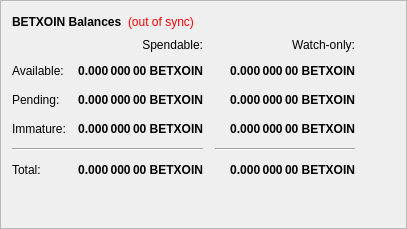
        <widget class="QFrame" name="frame">
         <property name="frameShape">
          <enum>QFrame::StyledPanel</enum>
         </property>
         <property name="frameShadow">
          <enum>QFrame::Raised</enum>
         </property>
         <layout class="QVBoxLayout" name="verticalLayout_4">
          <item>
           <layout class="QHBoxLayout" name="horizontalLayout_4">
            <item>
             <widget class="QLabel" name="label_5">
              <property name="font">
               <font>
                <weight>75</weight>
                <bold>true</bold>
               </font>
              </property>
              <property name="text">
               <string>BETXOIN Balances</string>
              </property>
             </widget>
            </item>
            <item>
             <widget class="QLabel" name="labelWalletStatus">
              <property name="cursor">
               <cursorShape>WhatsThisCursor</cursorShape>
              </property>
              <property name="toolTip">
               <string>The displayed information may be out of date. Your wallet automatically synchronizes with the BETXOIN network after a connection is established, but this process has not completed yet.</string>
              </property>
              <property name="styleSheet">
               <string notr="true">QLabel { color: red; }</string>
              </property>
              <property name="text">
               <string notr="true">(out of sync)</string>
              </property>
              <property name="alignment">
               <set>Qt::AlignLeading|Qt::AlignLeft|Qt::AlignVCenter</set>
              </property>
             </widget>
            </item>
            <item>
             <spacer name="horizontalSpacer_3">
              <property name="orientation">
               <enum>Qt::Horizontal</enum>
              </property>
              <property name="sizeHint" stdset="0">
               <size>
                <width>40</width>
                <height>20</height>
               </size>
              </property>
             </spacer>
            </item>
           </layout>
          </item>
          <item>
           <layout class="QGridLayout" name="gridLayout">
            <property name="spacing">
             <number>12</number>
            </property>
            <item row="2" column="2">
             <widget class="QLabel" name="labelWatchPending">
              <property name="font">
               <font>
                <weight>75</weight>
                <bold>true</bold>
               </font>
              </property>
              <property name="cursor">
               <cursorShape>IBeamCursor</cursorShape>
              </property>
              <property name="toolTip">
               <string>Unconfirmed transactions to watch-only addresses</string>
              </property>
              <property name="text">
               <string notr="true">0.000 000 00 BETXOIN</string>
              </property>
              <property name="alignment">
               <set>Qt::AlignRight|Qt::AlignTrailing|Qt::AlignVCenter</set>
              </property>
              <property name="textInteractionFlags">
               <set>Qt::LinksAccessibleByMouse|Qt::TextSelectableByKeyboard|Qt::TextSelectableByMouse</set>
              </property>
             </widget>
            </item>
            <item row="2" column="1">
             <widget class="QLabel" name="labelUnconfirmed">
              <property name="font">
               <font>
                <weight>75</weight>
                <bold>true</bold>
               </font>
              </property>
              <property name="cursor">
               <cursorShape>IBeamCursor</cursorShape>
              </property>
              <property name="toolTip">
               <string>Total of transactions that have yet to be confirmed, and do not yet count toward the spendable balance</string>
              </property>
              <property name="text">
               <string notr="true">0.000 000 00 BETXOIN</string>
              </property>
              <property name="alignment">
               <set>Qt::AlignRight|Qt::AlignTrailing|Qt::AlignVCenter</set>
              </property>
              <property name="textInteractionFlags">
               <set>Qt::LinksAccessibleByMouse|Qt::TextSelectableByKeyboard|Qt::TextSelectableByMouse</set>
              </property>
             </widget>
            </item>
            <item row="3" column="2">
             <widget class="QLabel" name="labelWatchImmature">
              <property name="font">
               <font>
                <weight>75</weight>
                <bold>true</bold>
               </font>
              </property>
              <property name="cursor">
               <cursorShape>IBeamCursor</cursorShape>
              </property>
              <property name="toolTip">
               <string>Staked or masternode rewards in watch-only addresses that has not yet matured</string>
              </property>
              <property name="text">
               <string notr="true">0.000 000 00 BETXOIN</string>
              </property>
              <property name="alignment">
               <set>Qt::AlignRight|Qt::AlignTrailing|Qt::AlignVCenter</set>
              </property>
              <property name="textInteractionFlags">
               <set>Qt::LinksAccessibleByMouse|Qt::TextSelectableByKeyboard|Qt::TextSelectableByMouse</set>
              </property>
             </widget>
            </item>
            <item row="4" column="0" colspan="2">
             <widget class="Line" name="lineSpendableBalance">
              <property name="orientation">
               <enum>Qt::Horizontal</enum>
              </property>
             </widget>
            </item>
            <item row="4" column="2">
             <widget class="Line" name="lineWatchBalance">
              <property name="sizePolicy">
               <sizepolicy hsizetype="Preferred" vsizetype="Fixed">
                <horstretch>0</horstretch>
                <verstretch>0</verstretch>
               </sizepolicy>
              </property>
              <property name="minimumSize">
               <size>
                <width>140</width>
                <height>0</height>
               </size>
              </property>
              <property name="orientation">
               <enum>Qt::Horizontal</enum>
              </property>
             </widget>
            </item>
            <item row="5" column="0">
             <widget class="QLabel" name="labelTotalText">
              <property name="text">
               <string>Total:</string>
              </property>
             </widget>
            </item>
            <item row="3" column="1">
             <widget class="QLabel" name="labelImmature">
              <property name="font">
               <font>
                <weight>75</weight>
                <bold>true</bold>
               </font>
              </property>
              <property name="cursor">
               <cursorShape>IBeamCursor</cursorShape>
              </property>
              <property name="toolTip">
               <string>Staked or masternode rewards that has not yet matured</string>
              </property>
              <property name="text">
               <string notr="true">0.000 000 00 BETXOIN</string>
              </property>
              <property name="alignment">
               <set>Qt::AlignRight|Qt::AlignTrailing|Qt::AlignVCenter</set>
              </property>
              <property name="textInteractionFlags">
               <set>Qt::LinksAccessibleByMouse|Qt::TextSelectableByKeyboard|Qt::TextSelectableByMouse</set>
              </property>
             </widget>
            </item>
            <item row="2" column="3">
             <spacer name="horizontalSpacer_2">
              <property name="orientation">
               <enum>Qt::Horizontal</enum>
              </property>
              <property name="sizeHint" stdset="0">
               <size>
                <width>40</width>
                <height>20</height>
               </size>
              </property>
             </spacer>
            </item>
            <item row="3" column="0">
             <widget class="QLabel" name="labelImmatureText">
              <property name="text">
               <string>Immature:</string>
              </property>
             </widget>
            </item>
            <item row="5" column="1">
             <widget class="QLabel" name="labelTotal">
              <property name="font">
               <font>
                <weight>75</weight>
                <bold>true</bold>
               </font>
              </property>
              <property name="cursor">
               <cursorShape>IBeamCursor</cursorShape>
              </property>
              <property name="toolTip">
               <string>Your current total balance</string>
              </property>
              <property name="text">
               <string notr="true">0.000 000 00 BETXOIN</string>
              </property>
              <property name="alignment">
               <set>Qt::AlignRight|Qt::AlignTrailing|Qt::AlignVCenter</set>
              </property>
              <property name="textInteractionFlags">
               <set>Qt::LinksAccessibleByMouse|Qt::TextSelectableByKeyboard|Qt::TextSelectableByMouse</set>
              </property>
             </widget>
            </item>
            <item row="5" column="2">
             <widget class="QLabel" name="labelWatchTotal">
              <property name="font">
               <font>
                <weight>75</weight>
                <bold>true</bold>
               </font>
              </property>
              <property name="cursor">
               <cursorShape>IBeamCursor</cursorShape>
              </property>
              <property name="toolTip">
               <string>Current total balance in watch-only addresses</string>
              </property>
              <property name="text">
               <string notr="true">0.000 000 00 BETXOIN</string>
              </property>
              <property name="alignment">
               <set>Qt::AlignRight|Qt::AlignTrailing|Qt::AlignVCenter</set>
              </property>
              <property name="textInteractionFlags">
               <set>Qt::LinksAccessibleByMouse|Qt::TextSelectableByKeyboard|Qt::TextSelectableByMouse</set>
              </property>
             </widget>
            </item>
            <item row="0" column="2">
             <widget class="QLabel" name="labelWatchonly">
              <property name="text">
               <string>Watch-only:</string>
              </property>
              <property name="alignment">
               <set>Qt::AlignRight|Qt::AlignTrailing|Qt::AlignVCenter</set>
              </property>
             </widget>
            </item>
            <item row="1" column="0">
             <widget class="QLabel" name="labelBalanceText">
              <property name="text">
               <string>Available:</string>
              </property>
             </widget>
            </item>
            <item row="1" column="1">
             <widget class="QLabel" name="labelBalance">
              <property name="font">
               <font>
                <weight>75</weight>
                <bold>true</bold>
               </font>
              </property>
              <property name="cursor">
               <cursorShape>IBeamCursor</cursorShape>
              </property>
              <property name="toolTip">
               <string>Your current spendable balance</string>
              </property>
              <property name="text">
               <string notr="true">0.000 000 00 BETXOIN</string>
              </property>
              <property name="alignment">
               <set>Qt::AlignRight|Qt::AlignTrailing|Qt::AlignVCenter</set>
              </property>
              <property name="textInteractionFlags">
               <set>Qt::LinksAccessibleByMouse|Qt::TextSelectableByKeyboard|Qt::TextSelectableByMouse</set>
              </property>
             </widget>
            </item>
            <item row="1" column="2">
             <widget class="QLabel" name="labelWatchAvailable">
              <property name="font">
               <font>
                <weight>75</weight>
                <bold>true</bold>
               </font>
              </property>
              <property name="cursor">
               <cursorShape>IBeamCursor</cursorShape>
              </property>
              <property name="toolTip">
               <string>Your current balance in watch-only addresses</string>
              </property>
              <property name="text">
               <string notr="true">0.000 000 00 BETXOIN</string>
              </property>
              <property name="alignment">
               <set>Qt::AlignRight|Qt::AlignTrailing|Qt::AlignVCenter</set>
              </property>
              <property name="textInteractionFlags">
               <set>Qt::LinksAccessibleByMouse|Qt::TextSelectableByKeyboard|Qt::TextSelectableByMouse</set>
              </property>
             </widget>
            </item>
            <item row="2" column="0">
             <widget class="QLabel" name="labelPendingText">
              <property name="text">
               <string>Pending:</string>
              </property>
             </widget>
            </item>
            <item row="0" column="1">
             <widget class="QLabel" name="labelSpendable">
              <property name="text">
               <string>Spendable:</string>
              </property>
              <property name="alignment">
               <set>Qt::AlignRight|Qt::AlignTrailing|Qt::AlignVCenter</set>
              </property>
             </widget>
            </item>
           </layout>
          </item>
          <item>
           <spacer name="verticalSpacer_4">
            <property name="orientation">
             <enum>Qt::Vertical</enum>
            </property>
            <property name="sizeHint" stdset="0">
             <size>
              <width>20</width>
              <height>40</height>
             </size>
            </property>
           </spacer>
          </item>
         </layout>
        </widget>
